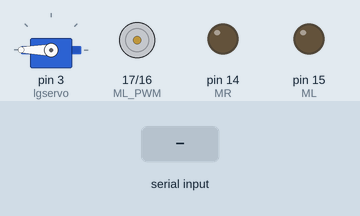
A sketch run on a simulated Arduino Mega 2560, built with avr-gcc and run on an emulated ATmega2560. On the bench: servo, motor-driver pin pairs drawn as motors (green arrow = first pin HIGH = forward, orange = second pin HIGH = backward, longer = more drive), output pins drawn as LEDs (lit = HIGH). Inputs (shaded band) come from the test bench.

Above: at 1.2 s.
1.3 s: "B" received over the second serial link
At 2.1 s:
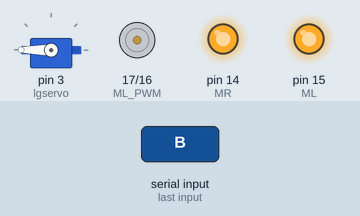
2.8 s: "L" received over the second serial link
At 3.2 s:
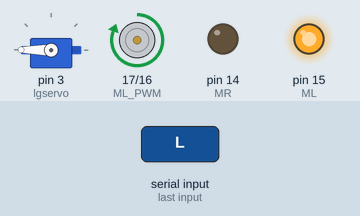
4.3 s: "R" received over the second serial link
At 5.5 s:
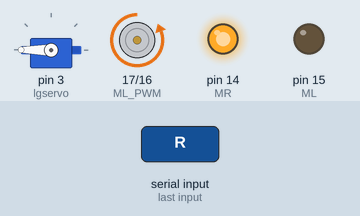
5.8 s: "p" received over the second serial link
At 6.7 s:
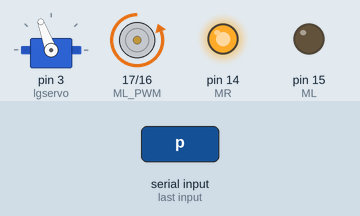
7.3 s: "F" received over the second serial link
At 7.8 s:
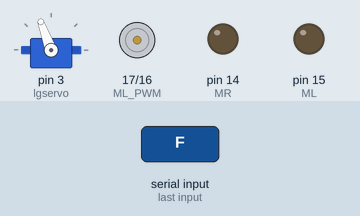
8.8 s: "x" received over the second serial link
At 10.2 s:
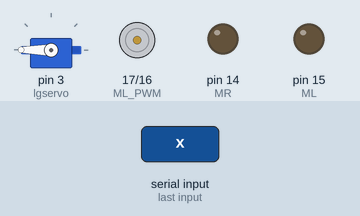
Timing chart, 0 to 11.3 s (numbered marks = the images above; inputs shaded):
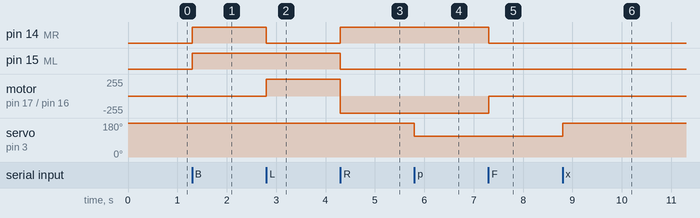

The sketch:

handling_robot.ino
```cpp
#include <Servo.h>
Servo lgservo;
#define ML 15
#define ML_PWM 17
#define MR 14
#define MR_PWM 16
#define servo2 3

char val;
char wifiData;

void setup() {
  Serial1.begin(9600);
  pinMode(ML, OUTPUT);
  pinMode(ML_PWM, OUTPUT);
  pinMode(MR, OUTPUT);
  pinMode(MR_PWM, OUTPUT);

  lgservo.attach(3);
  lgservo.write(180);
}

void loop() {
  if(Serial1.available() > 0)
  {
    val = Serial1.read();
    Serial.print(val);
  }
  switch(val)
  {
    case 'F': car_forward(); break;
    case 'B': car_back(); break;
    case 'L': car_left(); break;
    case 'R': car_right(); break;
    case 'S': car_stop(); break;
    case 'p': lgservo.write(110); break;
    case 'x': lgservo.write(180); break;
  }
}


void car_forward()
{
  digitalWrite(ML,LOW);
  analogWrite(ML_PWM,127);
  digitalWrite(MR,LOW);
  analogWrite(MR_PWM,127);
}

void car_back()
{
  digitalWrite(ML,HIGH);
  analogWrite(ML_PWM,127);
  digitalWrite(MR,HIGH);
  analogWrite(MR_PWM,127);
}

void car_left()
{
  digitalWrite(ML,HIGH);
  analogWrite(ML_PWM,150);
  digitalWrite(MR,LOW);
  analogWrite(MR_PWM,105);
}

void car_right()
{
  digitalWrite(ML,LOW);
  analogWrite(ML_PWM,105);
  digitalWrite(MR,HIGH);
  analogWrite(MR_PWM,150);
}

void car_stop()
{
  digitalWrite(ML,LOW);
  analogWrite(ML_PWM,0);
  digitalWrite(MR,LOW);
  analogWrite(MR_PWM,0);
}
```

Measured:
- after the input at 1.3 s, pin 14 (MR), pin 15 (ML): LOW → HIGH at once
- after the input at 2.8 s, pin 14 (MR): HIGH → LOW at once; motor on pin 17 (ML_PWM) / pin 16 (MR_PWM): stopped → forward 255/255 at once
- after the input at 4.3 s, pin 14 (MR): LOW → HIGH at once; pin 15 (ML): HIGH → LOW at once; motor on pin 17 (ML_PWM) / pin 16 (MR_PWM): forward 255/255 → backward 255/255 at once
- after the input at 5.8 s, servo on pin 3 (lgservo): 180° → 110° at once
- after the input at 7.3 s, pin 14 (MR): HIGH → LOW at once; motor on pin 17 (ML_PWM) / pin 16 (MR_PWM): backward 255/255 → stopped at once
- after the input at 8.8 s, servo on pin 3 (lgservo): 110° → 180° at once
